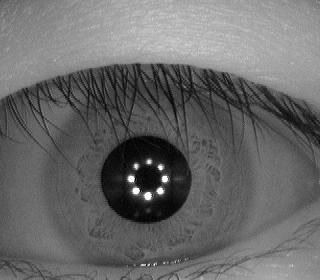
#> input picture CASIA-Iris-Interval/041/L/S1041L04.jpg, 320 x 280 px
$ python -i iris_recognition.py   (imports and definitions only)   (older library calls are emulated)
#> lines starting #> are read from the running program, lines starting #| are printed output that depends on the picture; after the words box and inside, x2 and y2 are one past the last pixel; in counts of white or black regions, pixels touching at a corner belong together
#> further down, picture is the input picture: shape (280, 320); min 0, max 255, mean 104.8
import cv2
import math
import numpy as np
import os

# [81 lines left out: functions createDatasetfromPath, viewImages, drawCircle, getCircles, getPupil, getIris, not called in this run]

def preProcessing_iris_image(img):
	#image = cv2.equalizeHist(image)	non l'ho usato ma potrebbe servire magari a rendere i contrasti più netti nell'immagine originale

	img = cv2.GaussianBlur(img, (27, 27), 0)
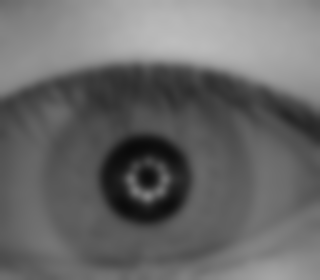
#> img: shape (280, 320); min 10, max 189, mean 104.8
	#cv2.imshow("GaussianBlur", img)
	img = cv2.adaptiveThreshold(img, 255, cv2.ADAPTIVE_THRESH_GAUSSIAN_C, cv2.THRESH_BINARY, 15, 1) #15, 0.5
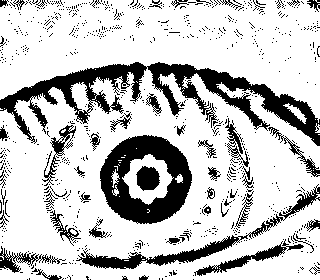
#> img: shape (280, 320); 77% white; 840 black regions (790 under 20 px), largest, box (x1, y1, x2, y2) and area: (0, 62, 320, 146) 7311, (100, 135, 192, 224) 4451, (76, 184, 320, 269) 2015
	#cv2.imshow("adaptiveThreshold", img)
	img = cv2.GaussianBlur(img, (27, 27), 0)
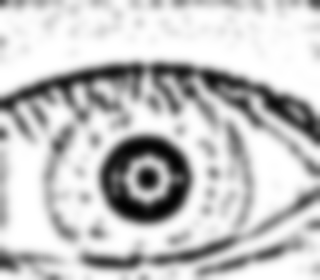
#> img: shape (280, 320); min 2, max 255, mean 196.4
	#cv2.imshow("GaussianBlur2", img)
	edges = cv2.Canny(img, 70, 120)#50,150
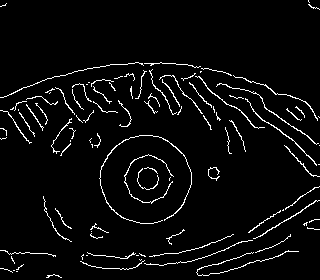
#> edges: shape (280, 320); 4.3% white in thin lines or dots
	#cv2.imshow("Canny", edges)
	img = cv2.GaussianBlur(edges, (27, 27), 0)
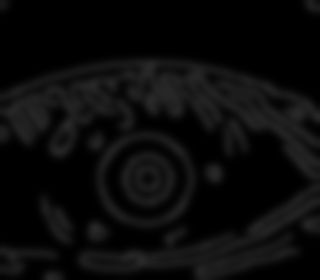
#> img: shape (280, 320); min 0, max 41, mean 10.9
	#cv2.imshow("GaussianBlur3", img)
	return img

# [32 lines left out: functions preProcessing_pupil_image, not_iris_mask, not called in this run]


dataset = {}
enrolled_users_intervals = [[1,5],[45,50]]
enrolled_image_intervals = [[1,3], [5,8]]

# [1 line that did not run here, left out]
# [36 lines not run here, left out]

>>> import cv2
>>> picture = cv2.imread('../CASIA-Iris-Interval/041/L/S1041L04.jpg', cv2.IMREAD_GRAYSCALE)
>>> result = preProcessing_iris_image(picture)
